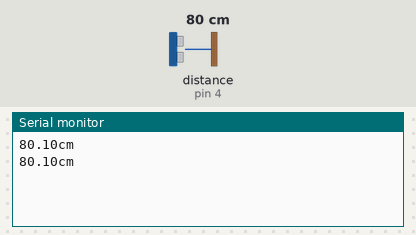
The sketch below on a simulated Arduino Uno, built with avr-gcc and run on an emulated ATmega328P. Parts: the last lines printed to the serial monitor. Wiring (inferred from the names in the program): ultrasonic range finder: trigger pin 5; echo pin 4. Inputs (shaded band) come from the test bench; at power-on: distance to the obstacle (sensor on pin 4) 80 cm. The echo pulse lasts 58.3 µs per cm.

Above: at 1.8 s.
1.9 s: distance to the obstacle (sensor on pin 4) set to 2 cm
At 2.6 s:
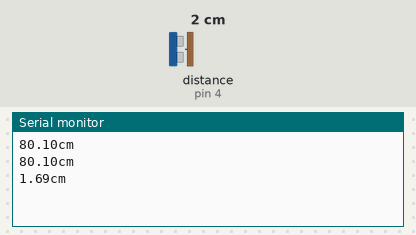
3.4 s: distance to the obstacle (sensor on pin 4) set to 4 cm
At 6.1 s:
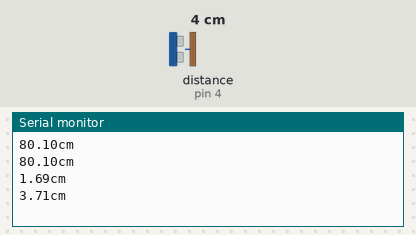
Timing chart, 0 to 7.6 s (numbered marks = the images above; inputs shaded):
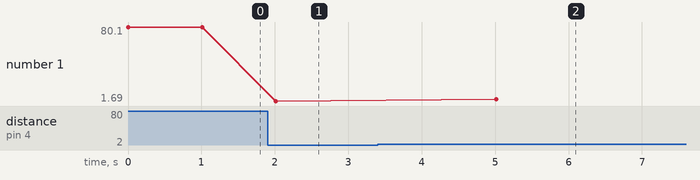

Measured:
- after the input at 1.9 s, the serial monitor: prints a new line after 0.11 s (image 1)
- after the input at 3.4 s, the serial monitor: prints a new line after 1.6 s (image 2)
- plotted number 1: 80.1 → 1.69 after the input at 1.9 s, 1.69 → 3.71 after the input at 3.4 s

The sketch:

Phase2_Pedestrian.ino
```cpp
#define ECHOPIN 4
#define TRIGPIN 5
int LED_YEL = 2;

void setup() {
  // put your setup code here, to run once:
  Serial.begin(9600);
  pinMode(ECHOPIN, INPUT);
  pinMode(TRIGPIN, OUTPUT);
  //pinMode(LED, OUTPUT);

}

 /// this is a comment
void loop()
{

  // put your main code here, to run repeatedly:
  digitalWrite(TRIGPIN, LOW);
  delayMicroseconds(2);
  digitalWrite(TRIGPIN, HIGH);
  delayMicroseconds(10);
  digitalWrite(TRIGPIN, LOW);
  float distance = pulseIn(ECHOPIN, HIGH)/58.; //  devide by 58 to convert to cm
  Serial.print(distance);
  Serial.println("cm");

  for (int x = 0; x < 10; x++) {

  if (distance <= 10){
    digitalWrite(LED_YEL, HIGH);
    //delayMicroseconds(10);
    delay(100);

    digitalWrite(LED_YEL, LOW);
    delay(100);
    } else {
    digitalWrite(LED_YEL, LOW);
     //delayMicroseconds(2);
    }
  }
  digitalWrite(LED_YEL, LOW);

  delay(1000);
  //digitalWrite(LED_YEL, LOW);
  //Serial.print("dd");


}
```
